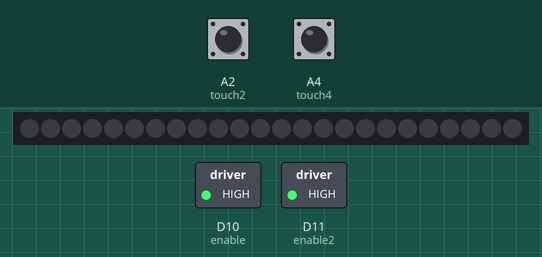
Bench run of a program on a simulated CircuitPython board. Shown: 24 RGB LEDs in strip order, left to right, switched loads named in the program (green lamp = pin HIGH). The inputs (shaded band) are chosen by the test bench; at power-on: A2 (touch2) LOW, A4 (touch4) LOW. Dim RGB values are drawn brighter than linear; touch pads read as touched when driven HIGH; what the program prints to the serial console is not drawn.

Above: at 1.2 s.
1.3 s: A2 (touch2) pulled HIGH for 0.15 s
At 1.42 s:
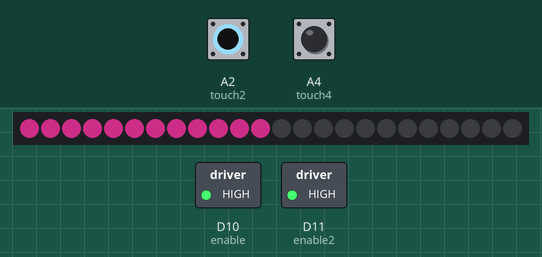
2.9 s: A4 (touch4) pulled HIGH for 0.15 s
At 3.0 s:
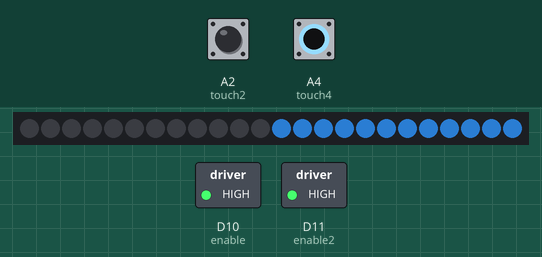
4.5 s: A4 (touch4) pulled HIGH for 3.2 s
9.2 s: A2 (touch2) pulled HIGH for 3.2 s
At 10.1 s:
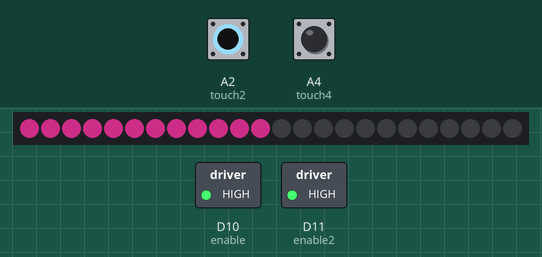
13.9 s: A2 (touch2) driven HIGH and A4 (touch4) driven HIGH
At 15.2 s:
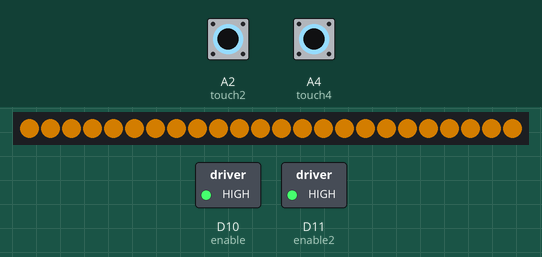
Timing chart, 0 to 16.4 s (numbered marks = the images above; inputs shaded):
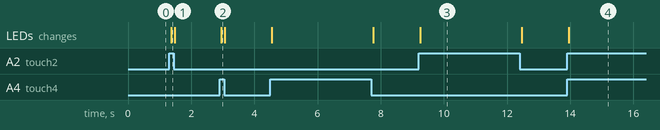

The program:

2audioCableOnly.py
```python
# Write your code here :-)
# Write your code here :-)
import time
import board
import touchio

import digitalio
from rainbowio import colorwheel
import neopixel

import busio
import digitalio
import audioio
import audiomp3
import adafruit_lis3dh

NUM_PIXELS = 24  # NeoPixel ring length (in pixels)
BRIGHTNESS = 1  # Let's not blind everyone

tap = 0
doubletap = False

startup_play = False  # set to True to play all samples once on startup

# Set up accelerometer on I2C bus
i2c = busio.I2C(board.SCL, board.SDA)
int1 = digitalio.DigitalInOut(board.D6)
accel = adafruit_lis3dh.LIS3DH_I2C(i2c, int1=int1)
accel.set_tap(1, 100)  # single or double-tap, threshold

# Set up speaker enable pin
enable = digitalio.DigitalInOut(board.D10)
enable.direction = digitalio.Direction.OUTPUT
enable.value = True

speaker = audioio.AudioOut(board.A0)

sample_number = 0
samples = ['bgm.mp3']

#Play = [0,0,0,0]

# The power for the NeoPixels is not enabled by default (to save battery power)
# We need to turn on the power by setting pin D10 high
print("Enabling NeoPixel power!")
enable2 = digitalio.DigitalInOut(board.D11)
enable2.direction = digitalio.Direction.OUTPUT
enable2.value = True

print("hello")
pixels = neopixel.NeoPixel(board.D5, NUM_PIXELS, brightness=0.5, auto_write=False)

#strip = neopixel.NeoPixel(board.D5, NUM_PIXELS, brightness=BRIGHTNESS)

touch_pad2 = board.A2
touch2 = touchio.TouchIn(touch_pad2)


touch_pad4 = board.A4
touch4 = touchio.TouchIn(touch_pad4)


while True:
#middle1
    value_A2 = touch2.raw_value
    #print(value_A2)
    if doubletap == True:
        for i in range(0, 24):
            pixels[i] = (255, 150, 0)
            pixels.show()
    elif touch2.value:
        for i in range(0, 12):
            pixels[i] = (230, 50, 150)
            pixels.show()
    else:
        for i in range(0, 12):
            pixels[i] = (0, 0, 0)
            pixels.show()

#middle 2
    value_A4 = touch4.raw_value
    #print(value_A4)
    if doubletap == True:
        for i in range(0, 24):
            pixels[i] = (255, 150, 0)
            pixels.show()
    elif touch4.value:
        for i in range(12, 24):
            pixels[i] = (50, 150, 255)
            pixels.show()
    else:
        for i in range(12, 24):
            pixels[i] = (0, 0, 0)
            pixels.show()


    if touch4.value and touch2.value:
       # print("gs")
        doubletap = True
    else:
        doubletap= False
```

Measured:
- after the input at 1.3 s, the LEDs: change after 0.07 s (image 1)
- after the input at 2.9 s, the LEDs: change after 0.05 s (image 2)
- after the input at 9.2 s, the LEDs: change after 0.05 s (image 3)
- after the input at 13.9 s, the LEDs: first change after 0.05 s (image 4 shows a later state)
